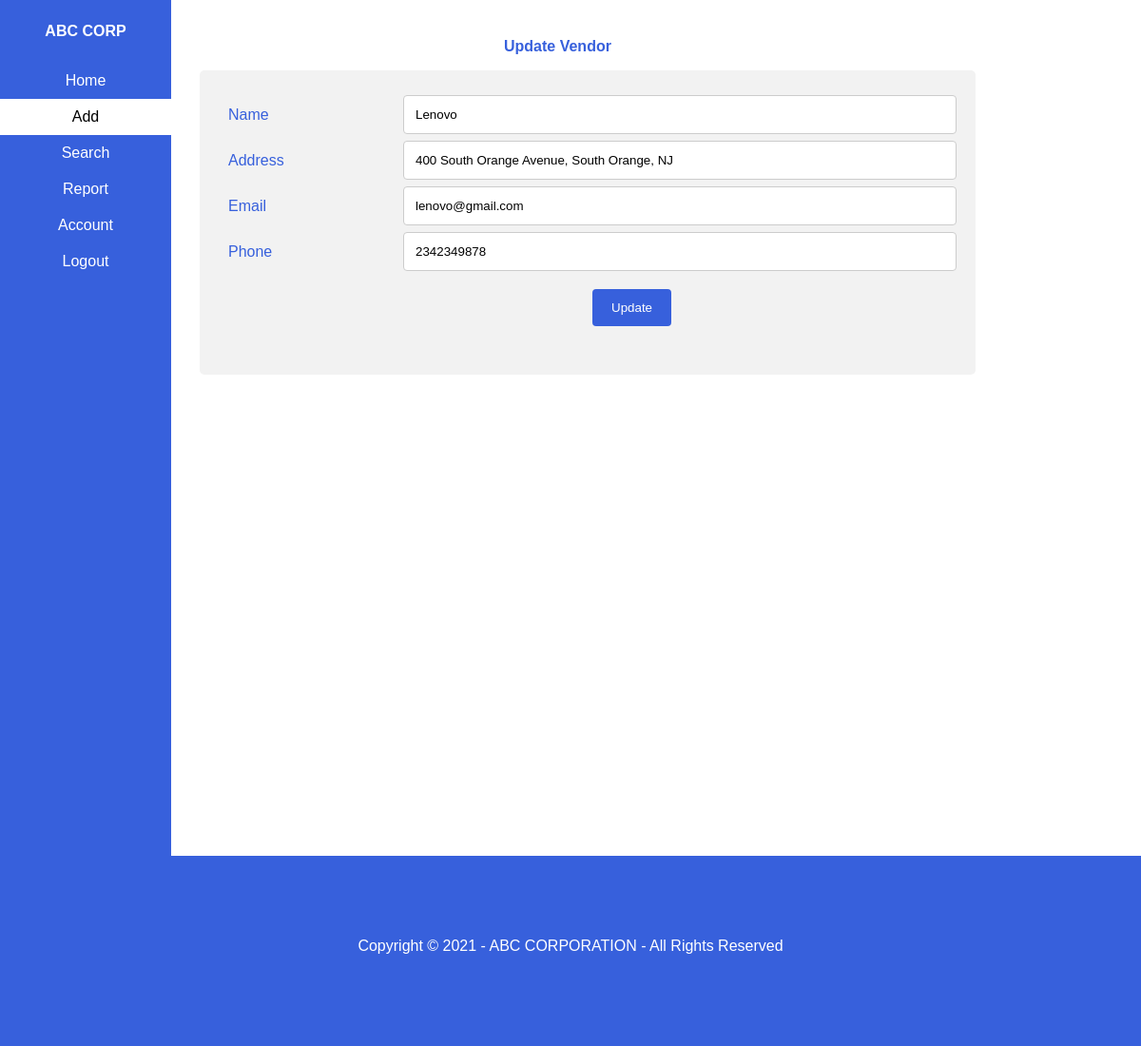
The app's page /updateVendor/1 (signed in) with its own data.
### ABC_INVENTORY/models.py (models this page shows, shortened)
class Vendor(models.Model):
    name = models.CharField(max_length=150, null=True)
    address = models.CharField(max_length=200, null=True)
    email = models.EmailField(gettext_lazy('email address'),unique=False)
    phone = models.CharField(max_length=25, null=True)
    is_active = models.BooleanField(default=True)

### ABC_INVENTORY/views.py (the view, shortened to what this page needs)
# urls.py: path('updateVendor/<int:vendorId>', views.updateVendor, name="updateVendor"),
def updateVendor(request,vendorId):
    v = Vendor.objects.get(id=vendorId)
    date = datetime.date.today()
    navigationPage = 'usernav.html'
    if request.user.is_admin:
        navigationPage = 'adminnav.html'
    context = {
        'date':date,
        'navigationPage': navigationPage,
        'hasAdded':False,
        'vendor':v
    }
    return render(request, 'updateVendor.html', context)

### ABC_INVENTORY/templates/updateVendor.html (shortened to what this page needs)
{% extends navigationPage %}
{% load static %}
{% block content %}
    <!DOCTYPE html>
        <head>
            <link rel="stylesheet" type="text/css" href="{% static '/css/addVendor.css' %}">
        </head>
        <body>
            <div class="body-card">
                <p class="body-card-text"> Update Vendor</p>
                <div class="form-container">
                    <form method="post">
                        <div class="row">
                            <div class="col-25">
                            <label class="form-text">Name</label>
                            </div>
                            <div class="col-75">
                            <input type="text" required name="name" value= "{{ vendor.name }}">
                            </div>
                        </div>
                        <div class="row">
                            <div class="col-25">
                            <label class="form-text" >Address</label>
                            </div>
                            <div class="col-75">
                            <input type="text" required name="address" value= "{{ vendor.address }}">
                            </div>
                        </div>
                        <div class="row">
                            <div class="col-25">
                            <label class="form-text" >Email</label>
                            </div>
                            <div class="col-75">
                            <input type="text" required name="email" value= "{{ vendor.email }}">
                            </div>
                        </div>
                        <div class="row">
                            <div class="col-25">
                            <label class="form-text" >Phone</label>
                            </div>
                            <div class="col-75">
                            <input type="text" required name="phone" value= "{{ vendor.phone }}">
                            </div>
                        </div>
                         <br>
                        <input type="submit" class="add-btn" value="Update">
                    </form>
                </div>
            </div>
        </body>
        <footer class="footer">
            <div id="footer-text">
                <p>Copyright &copy; {{date.year}} - ABC CORPORATION - All Rights Reserved</p>
            </div>
        </footer>
    </html>
{% endblock %}

### static/css/navigation.css (style rules this page uses)
body { margin: 0; }

### records on screen
Vendor: name "Lenovo", address "400 South Orange Avenue, South Orange, NJ", email "lenovo@gmail.com", phone "2342349878"
